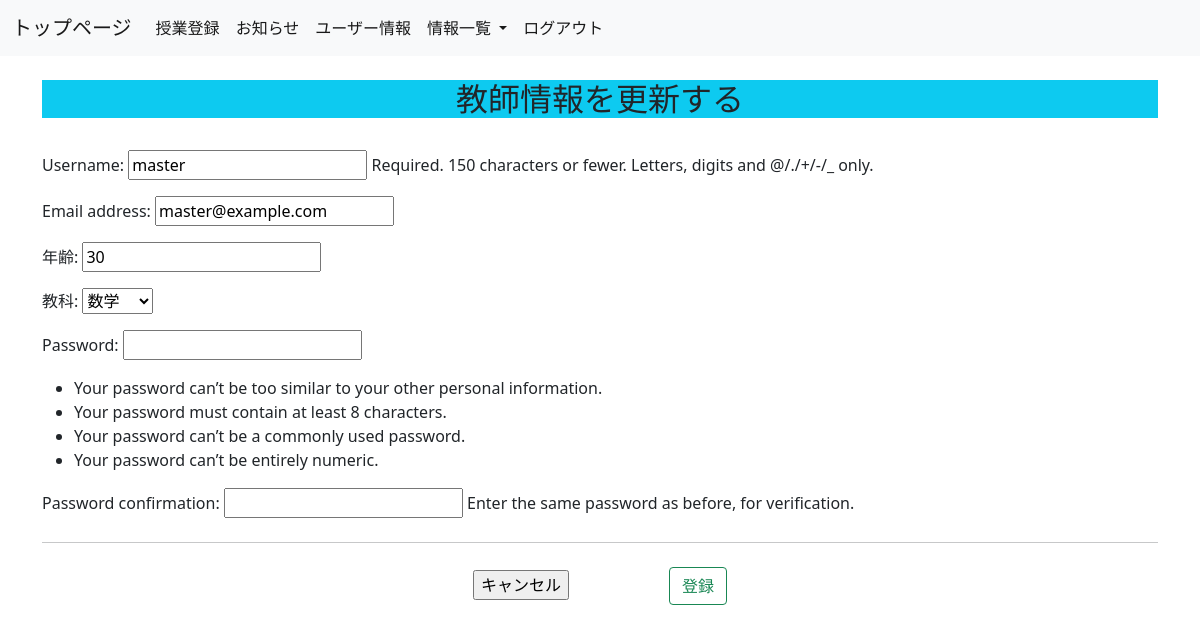
/update1/1/ (signed in), run on the app's committed database.
### student_scheduler/models.py (models this page shows)
class Teacher(AbstractUser):
    age     = models.PositiveIntegerField(verbose_name="年齢")
    subject = models.CharField(choices=settings.HI_SUB_CHOICE,max_length=5,verbose_name="教科")
    date_joined = None
    REQUIRED_FIELDS = ["email", "age", "subject"]

### student_scheduler/views.py (the view)
# urls.py: path('update1/<int:pk>/',views.TeacherUpdateView.as_view(),name='update1'),           #更新画面(教師)
class TeacherUpdateView(UpdateView):
    model = models.Teacher
    template_name = "Teacher_form.html"
    form_class = SignupForm
    success_url = reverse_lazy("Scheduler:list1")

### student_scheduler/form.py
class SignupForm(UserCreationForm):
    class Meta:
        model = Teacher
        fields = [Teacher.USERNAME_FIELD] + Teacher.REQUIRED_FIELDS + ['password1', 'password2']

### Template/Teacher_form.html (shortened to what this page needs)
{% extends "Header.html" %}
{% block content_block %}
<br>
{% if not form.instance.pk %}
  <div class="container bg-primary">
    <h2 class="text-center">教師を登録する</h2>
  </div>
{% else %}
  <div class="container bg-info">
    <h2 class="text-center">教師情報を更新する</h2>
  </div>
{% endif %}
<br>
<form method="POST">
  {{ form.as_p }}
  <hr class="my-4">
  <div class="text-center">
    <input type="button" class="me-5" value="キャンセル" onClick="javascript:history.go(-1);">
    <input type="submit" class="ms-5 btn btn-outline-success" value="登録">
  </div>
</form>
{% endblock %}

### data on the page
Teacher: username "master", email "master@example.com", age "30", subject "数学"
